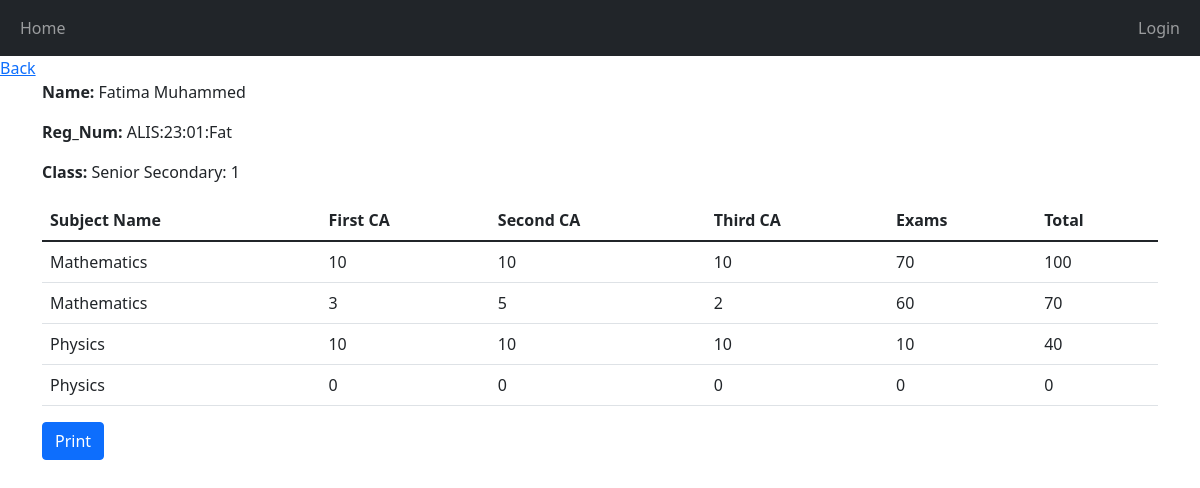
Screenshot of /student/12/result with the database file from the repository.
### main/models.py (models this page shows, shortened)
class CustomUser(AbstractUser):
    other_name = models.CharField(max_length=255, default='', null=True)
    reg_num = models.CharField(max_length=255, unique=True)
    username = None
    phone_number = models.CharField(max_length=20)
    created_on = models.DateTimeField(auto_now_add=True)
    updated_on = models.DateTimeField(auto_now=True)
    def get_full_name(self):
        return f"{self.first_name} {self.last_name}"
    class Meta:
        ordering = ['first_name']
    objects = CustomUserManager()
    USERNAME_FIELD = 'reg_num'
    REQUIRED_FIELDS = []

class Student(CustomUser):
    current_class = models.ForeignKey("Grade", on_delete=models.SET_NULL, null=True)
    subjects = models.ManyToManyField('Subject')
    class Meta:
        db_table = 'Student'

class CustomUser(AbstractUser):
    other_name = models.CharField(max_length=255, default='', null=True)
    reg_num = models.CharField(max_length=255, unique=True)
    username = None
    phone_number = models.CharField(max_length=20)
    created_on = models.DateTimeField(auto_now_add=True)
    updated_on = models.DateTimeField(auto_now=True)
    def get_full_name(self):
        return f"{self.first_name} {self.last_name}"
    class Meta:
        ordering = ['first_name']
    objects = CustomUserManager()
    USERNAME_FIELD = 'reg_num'
    REQUIRED_FIELDS = []

class Grade(models.Model):
    CLASS_SEGMENT = [
        ('Pre_JSS', 'Pre_JSS'),
        ('Nursery', 'Nursery'),
        ('Primary', 'Primary'),
        ('Junior Secondary', 'Junior Secondary'),
        ('Senior Secondary', 'Senior Secondary'),
        ]
    category = models.CharField(max_length=200, choices=CLASS_SEGMENT, default="Nursery", null=True)
    name = models.IntegerField()
    def __str__(self):
        return f'{self.category}: {self.name}'

class ContinousAssessment(models.Model):
    subject = models.ForeignKey(Subject, on_delete=models.CASCADE, default=None)
    student = models.ForeignKey('Student', on_delete=models.CASCADE, default=None)
    first_ca = models.IntegerField(default=0)
    second_ca = models.IntegerField(default=0)
    third_ca = models.IntegerField(default=0)
    exams = models.IntegerField(default=0)
    total = models.IntegerField(default=0)

class Subject(models.Model):
    subject_name = models.CharField(max_length=100)
    subject_class = models.ForeignKey("Grade", related_name='subjects', on_delete=models.CASCADE, default=None)
    teacher_name = models.ForeignKey("Teacher", on_delete=models.SET_NULL, null=True, default=None)
    created_on = models.DateTimeField(auto_now_add=True)
    updated_on = models.DateTimeField(auto_now=True)
    class Meta:
        ordering = ['subject_name']

### Student/views.py (the view)
# urls.py: path('student/<int:id>/result', views.results, name='students_result'),
def results(request, id) -> HttpResponse:
    student: Student = get_object_or_404(Student, id=id)
    return render(request, 'Students/results.html', {'student': student})

### Student/templates/Students/results.html
{% extends "main/base.html" %}
{% block content %}
    {% if student.subjects.all %}
        <div>
            <p><b>Name: </b>{{ student.get_full_name }}</p>
            <p><b>Reg_Num: </b>{{ student.reg_num }}</p>
            <p><b>Class: </b>{{ student.current_class }}</p>
        </div>
        <table class="table">
            <thead>
                <th>Subject Name</th>
                <th>First CA</th>
                <th>Second CA</th>
                <th>Third CA</th>
                <th>Exams</th>
                <th>Total</th>
            </thead>
            <tbody>
                {% for subject in student.subjects.all %}
                    {% for ca in subject.continousassessment_set.all %}
                        {% if ca.student == student %}
                            <tr>
                                <td>{{ ca.subject.subject_name}}</td>
                                <td>{{ ca.first_ca }}</td>
                                <td>{{ ca.second_ca }}</td>
                                <td>{{ ca.third_ca }}</td>
                                <td>{{ ca.exams }}</td>
                                <td>{{ ca.total }}</td>
                            </tr>
                        {% endif %}
                    {% endfor %}
                {% endfor %}
            </tbody>
        </table>
        <div><a href="{% url 'pdf' %}" class="btn btn-primary">Print</a></div>
    {% else %}
        <p>No subjects available for this student</p>
    {% endif %}
{% endblock %}

### rows the page displays
Student: get_full_name "Fatima Muhammed", current_class "Senior Secondary: 1"
CustomUser: reg_num "ALIS:23:01:Fat"
ContinousAssessment: subject.subject_name "Mathematics", first_ca "10", second_ca "10", third_ca "10", exams "70", total "100"
ContinousAssessment: subject.subject_name "Mathematics", first_ca "3", second_ca "5", third_ca "2", exams "60", total "70"
ContinousAssessment: subject.subject_name "Physics", first_ca "10", second_ca "10", third_ca "10", exams "10", total "40"
ContinousAssessment: subject.subject_name "Physics", first_ca "0", second_ca "0", third_ca "0", exams "0", total "0"
